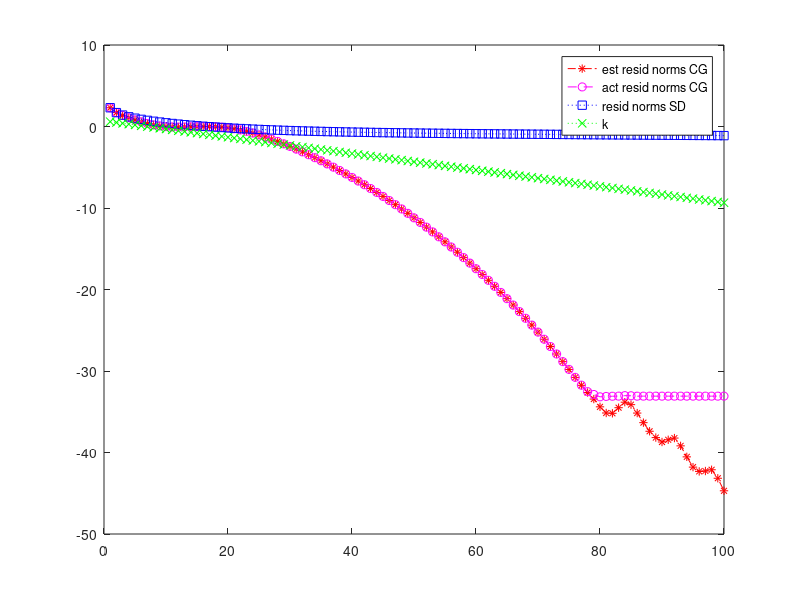

Write the MATLAB code that produced this figure.
A=diag(1:100)+diag(ones(1,99),1)+diag(ones(1,99),-1);
b=ones(100,1);

CGx={};CGr={};CGp={};
CGx{1} = zeros(100,1); CGr{1} = b; CGp{1} = CGr{1};

for n=2:100    
    an = (CGr{n-1}'*CGr{n-1})/(CGp{n-1}'*A*CGp{n-1});
    CGx{n} = CGx{n-1} + an.*CGp{n-1};
    CGr{n} = CGr{n-1} - an.*(A*CGp{n-1});
    bn = (CGr{n}'*CGr{n})/(CGr{n-1}'*CGr{n-1});
    CGp{n} = CGr{n} + bn.*CGp{n-1};
end

norm(CGx{100}-A\b)


SDx={};SDr={};
SDx{1} = zeros(100,1); SDr{1} = b; 

for n=2:100
    an = (SDr{n-1}'*SDr{n-1})/(SDr{n-1}'*A*SDr{n-1});
    SDr{n} = SDr{n-1} - an.*(A*SDr{n-1});
    SDx{n} = SDx{n-1} + an.*SDr{n};
end

norm(SDx{100}-A\b)

ka = max(eig(A))/min(eig(A));

plot(1:100,cellfun(@(x)(log(norm(x))),CGr),'-.r*',...
    1:100,cellfun(@(x)(log(norm(x))),cellfun(@(x)(b-A*x),CGx,'UniformOutput',false)),'--mo',...
    1:100,cellfun(@(x)(log(norm(x))),SDr),':bs',...
    1:100,log(2*((sqrt(ka)-1)/(sqrt(ka)+1)).^(1:100)),':gx')
legend('est resid norms CG','act resid norms CG','resid norms SD','k');